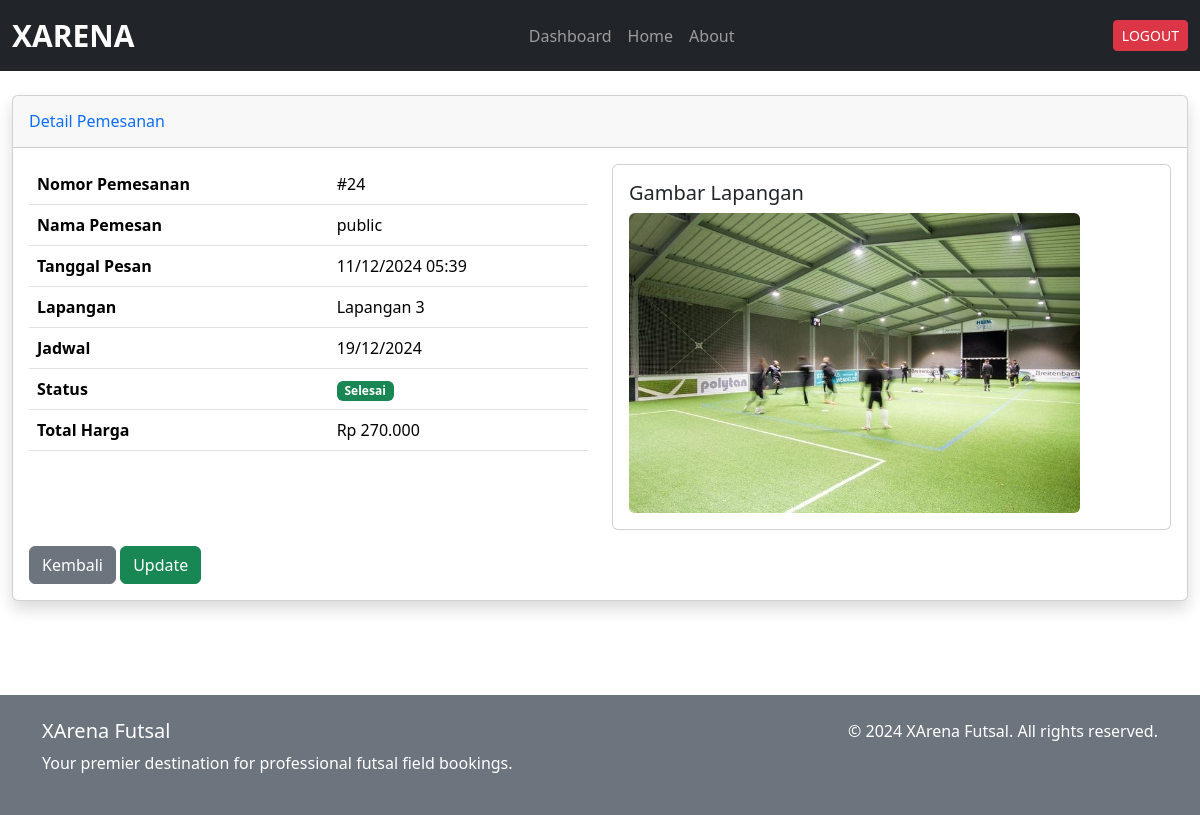
The app's page /staff/pemesanan/24/ (signed in) with its own data.
### xarena_app/models.py (models this page shows, shortened)
class Pemesanan(models.Model):
    user = models.ForeignKey(
        settings.AUTH_USER_MODEL,
        on_delete=models.CASCADE,
        related_name='pemesanan_user',
        help_text="User yang melakukan pemesanan"
    )
    staff = models.ForeignKey(
        settings.AUTH_USER_MODEL,
        on_delete=models.CASCADE,
        null=True,
        blank=True,
        related_name='pemesanan_staff',
        help_text="Staff yang memproses pemesanan"
    )
    jadwal = models.ForeignKey(Jadwal, on_delete=models.CASCADE, help_text="Jadwal pemesanan")
    metode_pembayaran = models.CharField(max_length=20, choices=(
        ('transfer', 'Transfer Bank'),
        ('cash', 'Cash'),
    ), default='transfer')
    status = models.CharField(max_length=20, choices=(
        ('pending', 'Pending'),
        ('diterima', 'Diterima'),
        ('selesai', 'Selesai'),
        ('dibatalkan', 'Dibatalkan'),
    ), default='pending')
    created_at = models.DateTimeField(auto_now_add=True)
    updated_at = models.DateTimeField(auto_now=True)
    def hitung_harga(self):
        durasi = timedelta(
            hours=self.jadwal.jam_selesai.hour, minutes=self.jadwal.jam_selesai.minute
        ) - timedelta(
            hours=self.jadwal.jam_mulai.hour, minutes=self.jadwal.jam_mulai.minute
        )
        total_jam = Decimal(str(durasi.total_seconds() / 3600))
        return self.jadwal.lapangan.harga_per_jam * total_jam

class CustomUser(AbstractUser):
    nama_lengkap = models.CharField(max_length=100, blank=True, null=True)
    no_hp = models.CharField(max_length=15, blank=True, null=True)

class Jadwal(models.Model):
    lapangan = models.ForeignKey(Lapangan, on_delete=models.CASCADE)
    tanggal = models.DateField()
    jam_mulai = models.TimeField()
    jam_selesai = models.TimeField()
    is_available = models.BooleanField(default=True)

class Lapangan(models.Model):
    nama = models.CharField(max_length=100)
    deskripsi = models.TextField(max_length=500)
    harga_per_jam = models.DecimalField(max_digits=10, decimal_places=2)
    gambar = models.ImageField(upload_to='lapangan_images/', blank=True, null=True)
    is_available = models.BooleanField(default=True)

### xarena_app/views.py (the view)
# urls.py: path('staff/pemesanan/<int:pk>/', views.detail_pemesanan_staff, name='detail_pemesanan_staff'),
@staff_member_required
def detail_pemesanan_staff(request, pk):
    pemesanan = get_object_or_404(Pemesanan, pk=pk)
    return render(request, 'staff/detail_pemesanan_staff.html', {
        'pemesanan': pemesanan
    })

### xarena_app/templatetags/currency_filters.py (called while the page is built)
@register.filter
def rupiah(value):
    try:
        return f"Rp {int(value):,}".replace(',', '.')
    except (ValueError, TypeError):
        return "-"

### templates/staff/detail_pemesanan_staff.html (shortened to what this page needs)
{% extends '../base.html' %} {% load currency_filters %} {% block content %}
<div class="container-fluid mt-4">
  <div class="card shadow mb-4">
    <div class="card-header py-3">
      <h6 class="m-0 font-weight-bold text-primary">Detail Pemesanan</h6>
    </div>
    <div class="card-body">
      <div class="row">
        <div class="col-md-6">
          <table class="table">
            <tr>
              <th>Nomor Pemesanan</th>
              <td>#{{ pemesanan.id }}</td>
            </tr>
            <tr>
              <th>Nama Pemesan</th>
              <td>{{ pemesanan.user.username }}</td>
            </tr>
            <tr>
              <th>Tanggal Pesan</th>
              <td>{{ pemesanan.created_at|date:"d/m/Y H:i" }}</td>
            </tr>
            <tr>
              <th>Lapangan</th>
              <td>{{ pemesanan.jadwal.lapangan.nama }}</td>
            </tr>
            <tr>
              <th>Jadwal</th>
              <td>{{ pemesanan.jadwal.tanggal|date:"d/m/Y" }}</td>
            </tr>
            <tr>
              <th>Status</th>
              <td>
                <span
                  class="badge {% if pemesanan.status == 'pending' %}bg-warning{% else %}bg-success{% endif %}"
                >
                  {{ pemesanan.status|capfirst }}
                </span>
              </td>
            </tr>
            <tr>
              <th>Total Harga</th>
              <td>{{ pemesanan.hitung_harga|rupiah }}</td>
            </tr>
          </table>
        </div>
        <div class="col-md-6">
          <div class="card">
            <div class="card-body">
              <h5 class="card-title">Gambar Lapangan</h5>
              <img
                src="{{ pemesanan.jadwal.lapangan.gambar.url }}"
                class="img-fluid rounded"
                style="max-height: 300px"
                alt="Gambar Lapangan"
              />
            </div>
          </div>
        </div>
      </div>
      <div class="mt-3">
        <a href="{% url 'dashboard_staff' %}" class="btn btn-secondary"
          >Kembali</a
        >
        <button
          class="btn btn-success update-btn"
          data-id="{{ pemesanan.id }}"
          data-status="{{ pemesanan.status }}"
        >
          Update
        </button>
      </div>
    </div>
  </div>
</div>
{% endblock %}

### static/css/style.css (style rules this page uses)
* { scrollbar-width: thin; scrollbar-color: #888 #f1f1f1; }

### records on screen
Pemesanan: id "24", user.username "public", created_at "11/12/2024 05:39", jadwal.lapangan.nama "Lapangan 3", jadwal.tanggal "19/12/2024", status "Selesai", hitung_harga|rupiah "Rp 270.000", jadwal.lapangan.gambar (picture)
